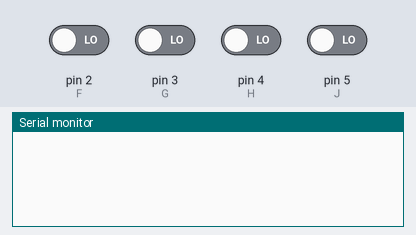
The program below on a simulated Arduino Nano, built with avr-gcc and run on an emulated ATmega328P. Shown: the last lines printed to the serial monitor. Inputs (shaded band) come from the test bench; at power-on: pin 2 (F), pin 3 (G), pin 4 (H), pin 5 (J) LOW.

Above: at 1.2 s.
1.3 s: pin 2 (F) driven HIGH
At 1.51 s:
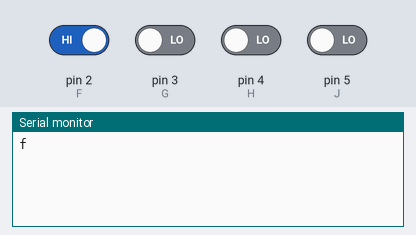
3.4 s: pin 2 (F) driven LOW and pin 3 (G) driven HIGH
At 3.61 s:
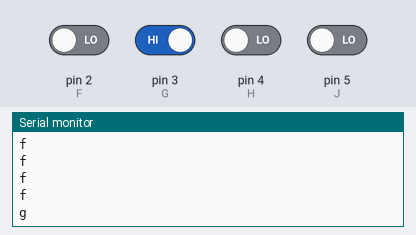
5.5 s: pin 3 (G) driven LOW and pin 4 (H) driven HIGH
At 5.71 s:
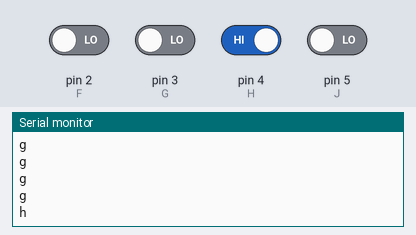

Measured:
- after the input at 1.3 s, the serial monitor: prints a new line at once (image 1)
- after the input at 3.4 s, the serial monitor: prints a new line at once (image 2)
- after the input at 5.5 s, the serial monitor: prints a new line at once (image 3)

The program:

main.cpp
```cpp
#include <Arduino.h>

const int F = 2;
const int G = 3;
const int H = 4;
const int J = 5;

void setup() {
	pinMode(F, INPUT);
	pinMode(G, INPUT);
	pinMode(H, INPUT);
	pinMode(J, INPUT);

	Serial.begin(9600);
	delay(10);
}

void loop() {
	while (digitalRead(F) == HIGH)
	{
		Serial.println('f');
		delay(300);
	}
	while (digitalRead(G) == HIGH){
		Serial.println('g');
		delay(300);
	}
	while (digitalRead(H) == HIGH){
		Serial.println('h');
		delay(300);
		}
	while (digitalRead(J) == HIGH){
		Serial.println('j');
		delay(300);
	}

}
```
